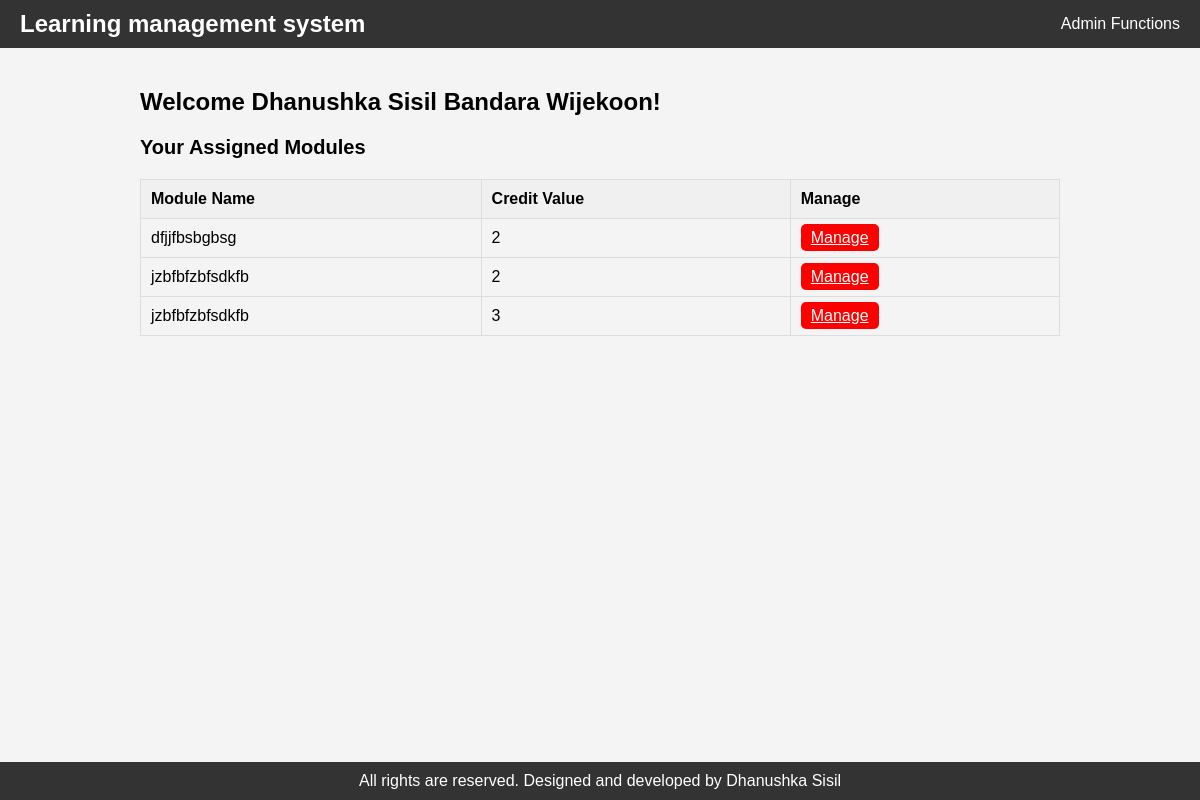
The page /views/coordinator/dashboard.php (signed in) on the database its author committed.
### tables this page shows
CREATE TABLE IF NOT EXISTS `modules` (
  `module_id` int NOT NULL AUTO_INCREMENT,
  `code` varchar(255) DEFAULT NULL,
  `title` varchar(255) DEFAULT NULL,
  `credit_value` int DEFAULT NULL,
  `department` varchar(255) DEFAULT NULL,
  PRIMARY KEY (`module_id`)
);

### views/coordinator/dashboard.php (the view, shortened to what this page needs)
<?php
include '../../db.php';
$coordinator_id = $_SESSION['coordinator_id'];
$query = "SELECT m.module_id, m.title, m.credit_value
          FROM coordinator_modules cm
          JOIN modules m ON cm.module_id = m.module_id
          WHERE cm.coordinator_id = ?";
$stmt = $mysqli->prepare($query);
$stmt->bind_param("i", $coordinator_id);
$stmt->execute();
$result = $stmt->get_result();
?>
<html>
<head>
    <link rel="stylesheet" href="https://cdnjs.cloudflare.com/ajax/libs/font-awesome/5.15.3/css/all.min.css">
</head>
<body>
    <div class="header">
        <h1>Learning management system</h1>
        <div class="admin-functions">
            <span>Admin Functions</span>
        </div>
    </div>
    <div class="content">
        <h2>Welcome <?php echo htmlspecialchars($_SESSION['name']); ?>!</h2>
        <h3>Your Assigned Modules</h3>
        <table>
    <tr>
        <th>Module Name</th>
        <th>Credit Value</th>
        <th>Manage</th>
    </tr>
    <?php
    while ($row = $result->fetch_assoc()) {
        $module_name = htmlspecialchars($row['title']);
        $credit_value = htmlspecialchars($row['credit_value']);
        $module_id = $row['module_id'];
        echo "<tr>
                <td>{$module_name}</td>
                <td>{$credit_value}</td>
                <td><a href='lecture_materials.php?module_id={$module_id}' class='manage-button'>Manage</a></td>
              </tr>";
    }
    ?>
</table>
    </div>
    <div class="footer">
        All rights are reserved. Designed and developed by Dhanushka Sisil
    </div>
</body>
</html>

### views/coordinator/dashboard.php (style rules this page uses)
body { font-family: Arial, sans-serif; margin: 0; padding: 0; background-color: #f4f4f4; }
.header { background-color: #333; color: white; padding: 10px 20px; display: flex; justify-content: space-between; align-items: center; }
.header h1 { margin: 0; font-size: 24px; }
.admin-functions { position: relative; display: inline-block; }
.admin-functions span { cursor: pointer; }
.content { padding: 20px; margin-left: 10%; margin-right: 10%; }
.content h2 { font-size: 24px; }
.content h3 { font-size: 20px; margin-top: 10px; }
table { width: 100%; border-collapse: collapse; margin-top: 20px; }
table, th, td { border: 1px solid #ddd; }
th, td { padding: 10px; text-align: left; }
th { background-color: #f0f0f0; }
.manage-button { background-color: red; color: white; border: none; padding: 5px 10px; cursor: pointer; border-radius: 5px; }
.footer { background-color: #333; color: white; text-align: center; padding: 10px 0; position: fixed; bottom: 0; width: 100%; }

### rows shown on the page
modules: title "dfjjfbsbgbsg", credit_value "2"
modules: title "jzbfbfzbfsdkfb", credit_value "2"
modules: title "jzbfbfzbfsdkfb", credit_value "3"

### other values the page prints
$_SESSION['name'] "Dhanushka Sisil Bandara Wijekoon"
